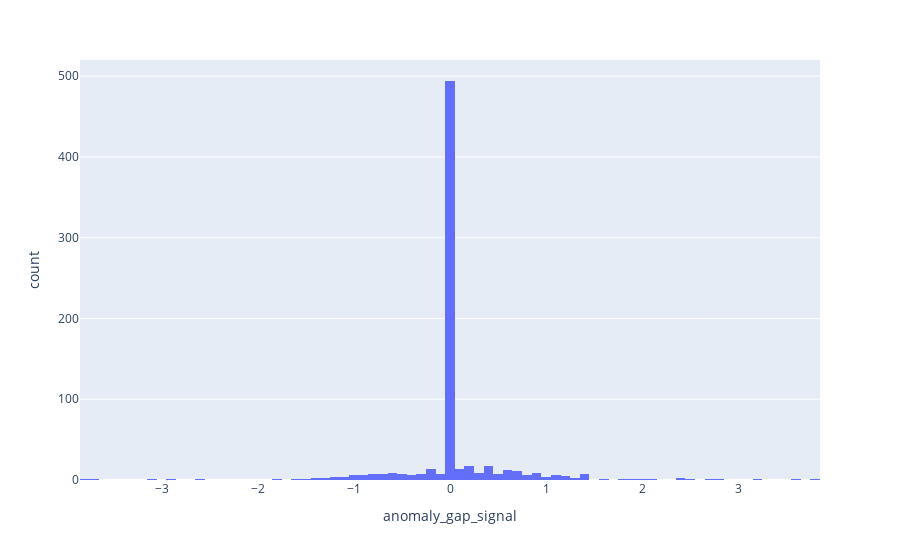

Notebook code cell kept with this figure:
### Code cell
fig = px.histogram(df_all_ind, x="anomaly_gap_signal")
fig.show()

### Figure 1 — Plotly figure (JSON) as saved in the notebook; plotly's stock layout.template omitted (floating-point values rounded to 4 significant figures; data arrays with more than 128 entries replaced by an {"elided": "..."} marker saying what was removed)
{"data": [{"alignmentgroup": "True", "bingroup": "x", "hovertemplate": "anomaly_gap_signal=%{x}<br>count=%{y}<extra></extra>", "legendgroup": "", "marker": {"color": "#636efa"}, "name": "", "offsetgroup": "", "orientation": "v", "showlegend": false, "type": "histogram", "x": {"elided": "733 float values"}, "xaxis": "x", "yaxis": "y"}], "layout": {"autosize": true, "barmode": "relative", "legend": {"tracegroupgap": 0}, "margin": {"t": 60}, "xaxis": {"anchor": "y", "autorange": true, "domain": [0, 1], "range": [-3.85, 3.85], "title": {"text": "anomaly_gap_signal"}, "type": "linear"}, "yaxis": {"anchor": "x", "autorange": true, "domain": [0, 1], "range": [0, 520], "title": {"text": "count"}}}}
